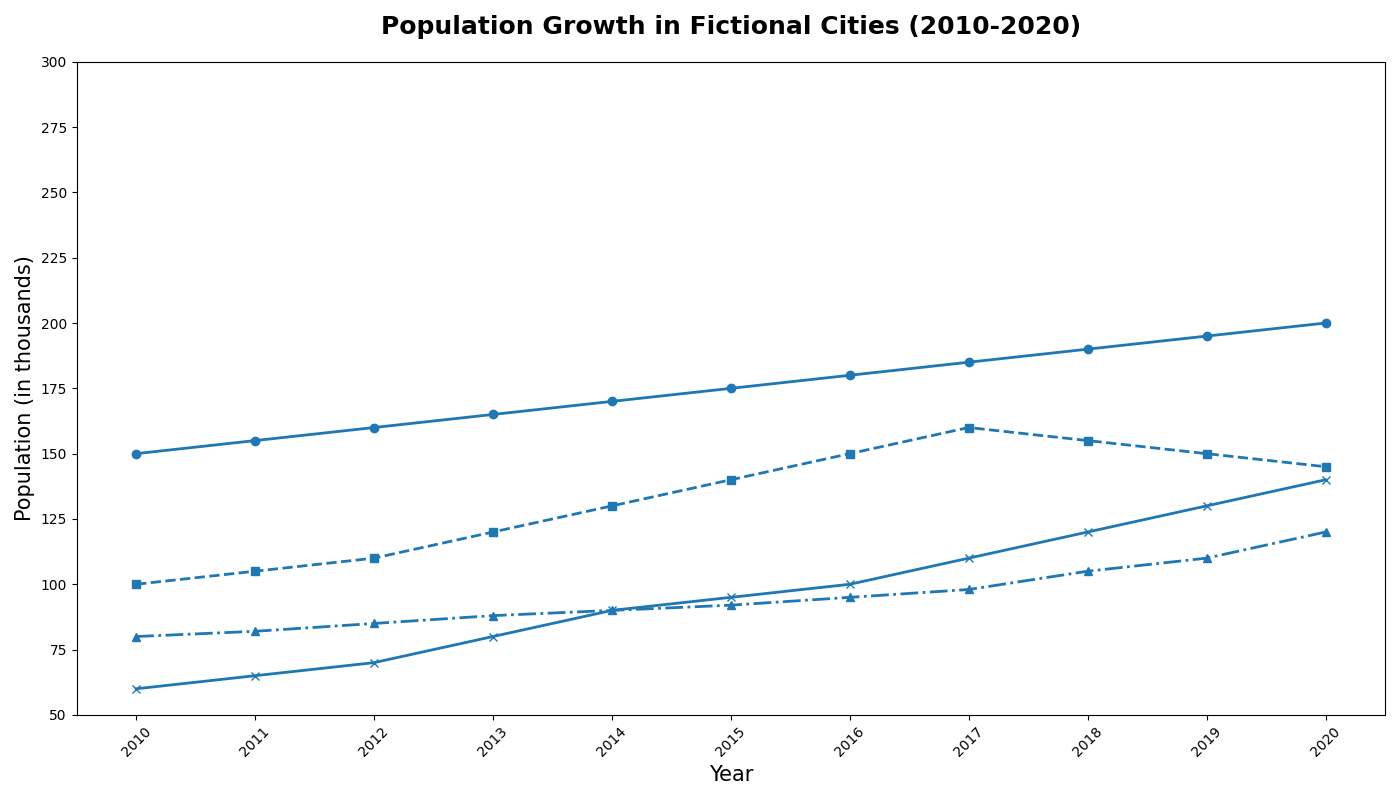

The script that drew this image:
import matplotlib.pyplot as plt
import numpy as np

years = np.arange(2010, 2021)
city_a = [150, 155, 160, 165, 170, 175, 180, 185, 190, 195, 200]
city_b = [100, 105, 110, 120, 130, 140, 150, 160, 155, 150, 145]
city_c = [80, 82, 85, 88, 90, 92, 95, 98, 105, 110, 120]
city_e = [60, 65, 70, 80, 90, 95, 100, 110, 120, 130, 140]

fig, ax = plt.subplots(figsize=(14, 8))

ax.plot(years, city_a, marker='o', linestyle='-', linewidth=2, color='#1f77b4')
ax.plot(years, city_b, marker='s', linestyle='--', linewidth=2, color='#1f77b4')
ax.plot(years, city_c, marker='^', linestyle='-.', linewidth=2, color='#1f77b4')
ax.plot(years, city_e, marker='x', linestyle='-', linewidth=2, color='#1f77b4')

ax.set_title('Population Growth in Fictional Cities (2010-2020)', fontsize=18, fontweight='bold', pad=20)
ax.set_xlabel('Year', fontsize=15)
ax.set_ylabel('Population (in thousands)', fontsize=15)

ax.set_yticks(range(50, 301, 25))
ax.set_xticks(years)
ax.tick_params(axis='x', rotation=45)

plt.tight_layout()
plt.show()
